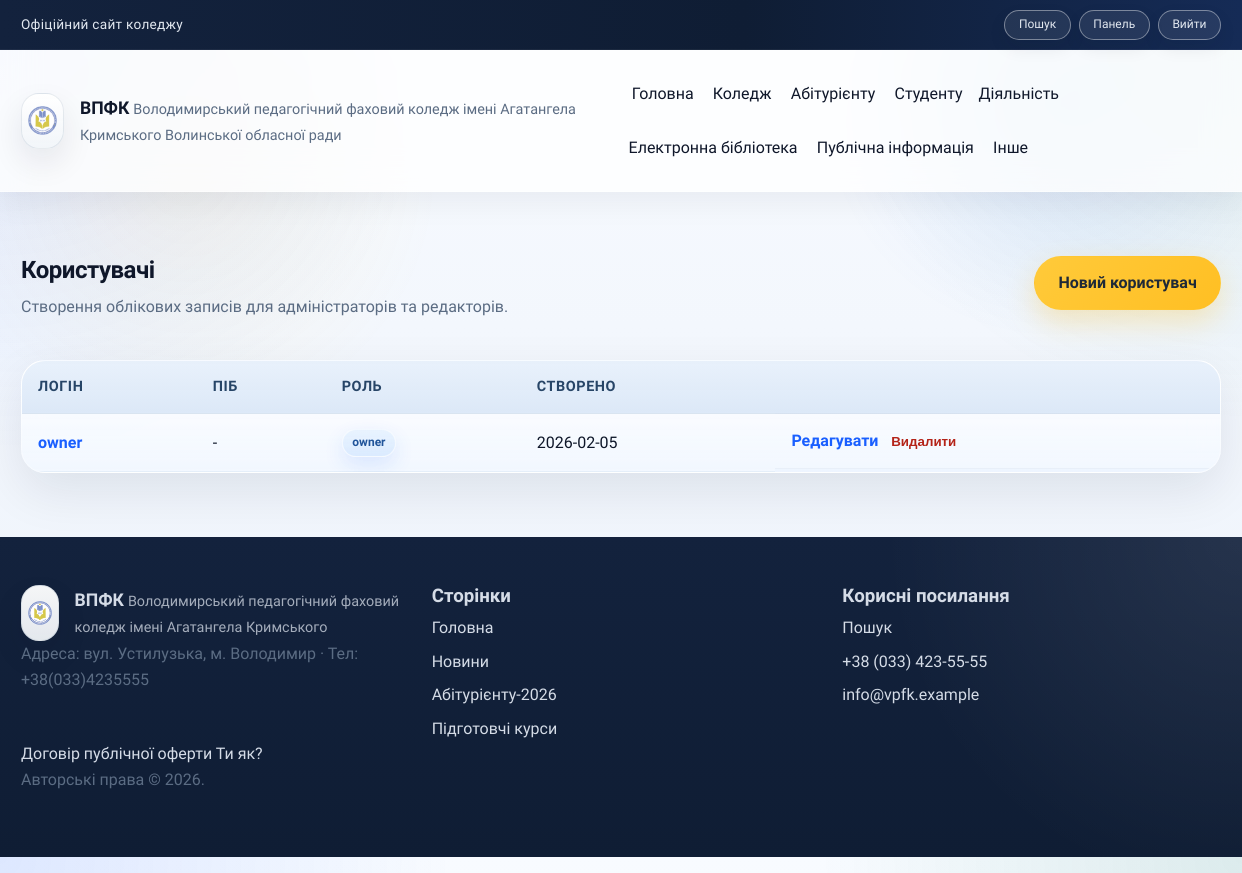
The app's page /admin/users (signed in), older data.
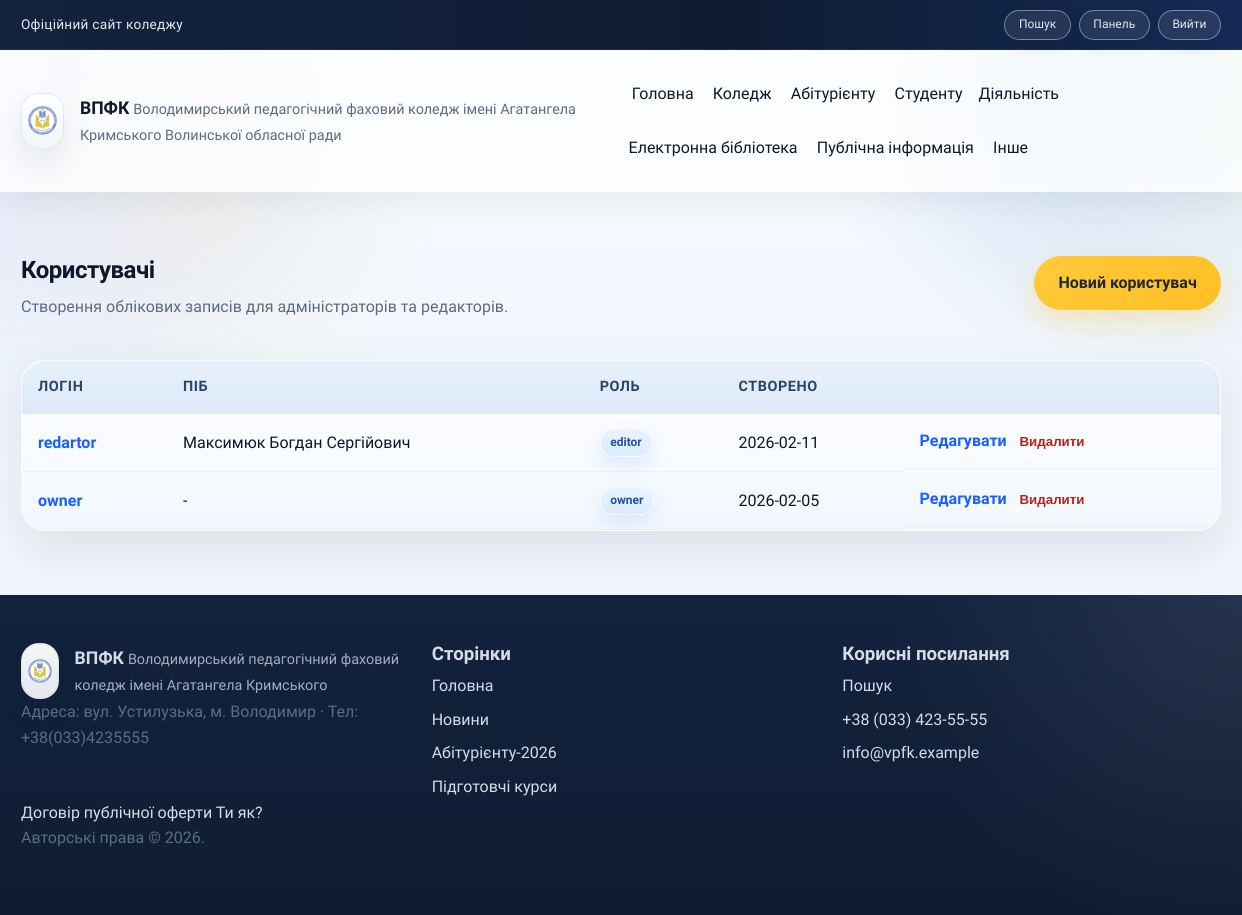
The same page, newer data.
### tables this page shows
CREATE TABLE menu_items (
          id INTEGER PRIMARY KEY AUTOINCREMENT,
          parent_id INTEGER,
          title TEXT NOT NULL,
          url TEXT NOT NULL,
          sort_order INTEGER NOT NULL DEFAULT 0,
          FOREIGN KEY(parent_id) REFERENCES menu_items(id)
        );

CREATE TABLE users (
          id INTEGER PRIMARY KEY AUTOINCREMENT,
          username TEXT UNIQUE NOT NULL,
          password_hash TEXT NOT NULL,
          role TEXT NOT NULL,
          created_at TEXT NOT NULL
        , last_name TEXT, first_name TEXT, middle_name TEXT, position TEXT, profile_text TEXT, email TEXT);

### app/admin_routes.py (the view)
@app.route("/admin/users")
@role_required("owner", "admin")
def admin_users():
    users = query_db("SELECT * FROM users ORDER BY created_at DESC")
    return render_template("admin/users.html", users=users, active_title="")

### app/core.py (called while the page is built)
def build_menu_tree(rows: List[dict]) -> List[dict]:
    items: Dict[int, dict] = {}
    roots: List[dict] = []
    for row in rows:
        items[row["id"]] = {
            "id": row["id"],
            "parent_id": row["parent_id"],
            "title": row["title"],
            "url": row["url"],
            "sort_order": row["sort_order"],
            "children": [],
        }
    for item in items.values():
        parent_id = item["parent_id"]
        if parent_id and parent_id in items:
            items[parent_id]["children"].append(item)
        else:
            roots.append(item)
    def sort_items(nodes: List[dict]) -> List[dict]:
        nodes.sort(key=lambda n: (n["sort_order"], n["title"]))
        for node in nodes:
            node["children"] = sort_items(node["children"])
        return nodes
    return sort_items(roots)

def get_menu_tree() -> List[dict]:
    rows = query_db("SELECT * FROM menu_items ORDER BY sort_order, title")
    return build_menu_tree(rows)

@app.context_processor
def inject_globals():
    return {
        "menu_items": get_menu_tree(),
        "current_user": g.get("user"),
    }

### templates/admin/users.html (shortened to what this page needs)
{% extends "layout.html" %}
{% block content %}
  <section class="section">
    <div class="container admin-shell">
      <div class="admin-header">
        <div>
          <h1>Користувачі</h1>
          <p>Створення облікових записів для адміністраторів та редакторів.</p>
        </div>
        <a class="btn primary" href="{{ url_for('admin_user_new') }}">Новий користувач</a>
      </div>
      <div class="table-wrap">
        <table class="table admin-table">
          <thead>
            <tr>
              <th>Логін</th>
              <th>ПІБ</th>
              <th>Роль</th>
              <th>Створено</th>
              <th></th>
            </tr>
          </thead>
          <tbody>
            {% for user in users %}
              <tr>
                <td data-label="Логін">
                  <a class="link" href="{{ url_for('user_profile', username=user.username) }}">{{ user.username }}</a>
                </td>
                <td data-label="ПІБ">{{ ((user.last_name or '') ~ ' ' ~ (user.first_name or '') ~ ' ' ~ (user.middle_name or ''))|trim or '-' }}</td>
                <td data-label="Роль"><span class="badge">{{ user.role }}</span></td>
                <td data-label="Створено">{{ user.created_at[:10] }}</td>
                <td class="table-actions" data-label="Дії">
                  <a class="link" href="{{ url_for('admin_user_edit', user_id=user.id) }}">Редагувати</a>
                  <form method="post" action="{{ url_for('admin_user_delete', user_id=user.id) }}">
                    <button class="link danger" type="submit">Видалити</button>
                  </form>
                </td>
              </tr>
            {% else %}
              <tr class="table-empty">
                <td colspan="5">Немає користувачів.</td>
              </tr>
            {% endfor %}
          </tbody>
        </table>
      </div>
    </div>
  </section>
{% endblock %}

### templates/_menu.html (shortened to what this page needs)
{% macro render_menu(items, active_title=None, level=0) %}
  {% for item in items %}
    {% set active_class = "nav-highlight" if item.title == active_title else "" %}
    {% if item.children %}
      <div class="nav-item has-submenu submenu-level-{{ level }}">
        <span class="nav-title {{ active_class }}">{{ item.title }}</span>
      </div>
    {% else %}
      <a href="{{ item.url or '#' }}" class="{{ active_class }}">{{ item.title }}</a>
    {% endif %}
  {% endfor %}
{% endmacro %}

Row changes from the older to the newer data that the page shows:
added users: username "redartor", last_name+first_name+middle_name "Максимюк Богдан Сергійович", role "editor", created_at "2026-02-11"
